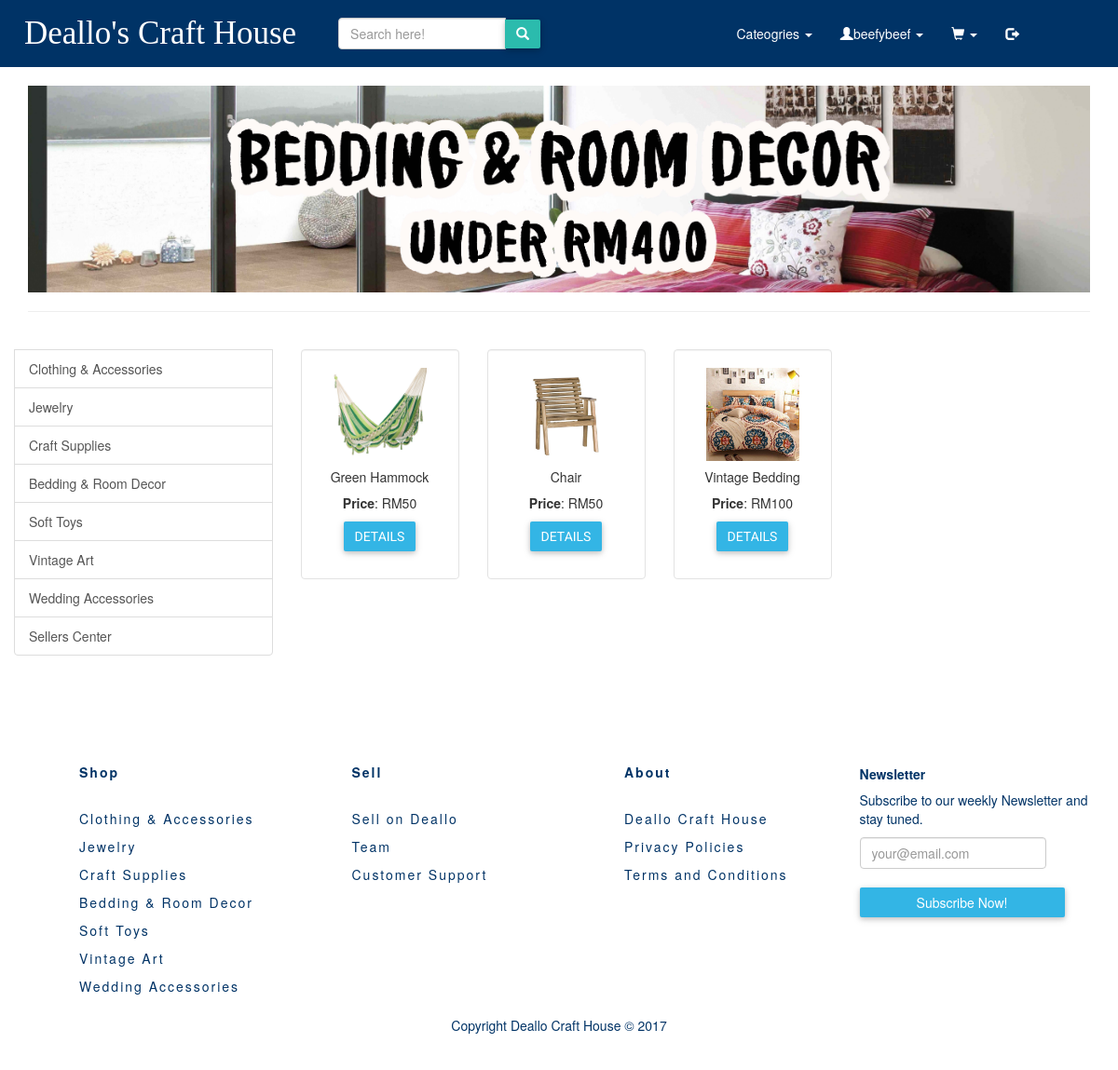
Page /pages/products/bedding.php (signed in) on the committed database.
### tables this page shows
CREATE TABLE `product` (
  `id` int(11) NOT NULL,
  `name` varchar(80) NOT NULL,
  `summary` varchar(255) NOT NULL,
  `price` double NOT NULL,
  `quantity` varchar(10) NOT NULL,
  `image` varchar(100) NOT NULL,
  `product_owner` varchar(255) NOT NULL,
  `category` varchar(255) NOT NULL
);

### pages/products/bedding.php (the view, shortened to what this page needs)
<?php include '../../includes/product_config.php' ?>
<!DOCTYPE html>
<html>
<head>
	<link rel="stylesheet=" href="../styles/bootstrap/bootstrap.css">
    <link rel="stylesheet" href="https://maxcdn.bootstrapcdn.com/bootstrap/3.3.7/css/bootstrap.min.css">
    <link rel="stylesheet" type="text/css" href="../../styles/test.css"/>
    <link rel="stylesheet" type="text/css" href="../../styles/footer.css"/>
    <link rel="stylesheet" type="text/css" href="../../styles/buttons.css"/>
</head>
<body>
<?php include "../../templates/navbar_product_pages.php" ?>
<div class="container">
	<div class="row">
        <div class="col-lg-7 col-md-7 col-sm-12 col-xs-12 coverImage">
            <img src="../../images/cover-art/bedroomCover.jpg" alt="Bedding decor cover art" height="100%" class="img-responsive" width="100%"/>
        </div>
    </div>
	<hr/>
	<div class="row">
		<div class="list-group col-lg-3 col-md-3 col-sm-5 col-xs-6">
    <br>
			<a href="clothingAcc.php" class="list-group-item">Clothing &amp; Accessories</a>
			<a href="jewelry.php" class="list-group-item">Jewelry</a>
			<a href="craftSupplies.php" class="list-group-item">Craft Supplies</a>
			<a href="bedding.php" class="list-group-item">Bedding &amp; Room Decor</a>
			<a href="softToys.php" class="list-group-item">Soft Toys</a>
			<a href="vintage.php" class="list-group-item">Vintage Art</a>
			<a href="wedding.php" class="list-group-item">Wedding Accessories</a>
			<a href="../myProducts.php" class="list-group-item">Sellers Center</a>
		</div>
		<br/>
	<div class="row" id="products" >
     <?php
        $stmt = $dbh->prepare('SELECT * FROM product WHERE category= "Bedding & Room Decor" LIMIT 4 OFFSET 0');
        if ($stmt->execute()) {
            while ($row = $stmt->fetch()) {
        ?>
          <div class="col-md-2">
          <div class="well" style="background-color: white;">
              <img src="../../images/product_images/<?php echo $row['image']; ?>" class="img-responsive mx-auto d-block" width="100px" height="100px" />
              <div class="text-center">
                <h5><?php echo $row['name'] ?></h5>
                <p><strong>Price</strong>: RM<?php echo $row['price'] ?><br/></p>
                <p>
                    <button type="button" class="btn btn-info" data-toggle="modal" data-target="#myModal-<?php echo $row['id'] ?>">Details</button>
                </p>
              </div>
          </div>
          </div>
        <?php
            }
        }
        ?>
        </div>
	</div>
	</div>
</body>
 <?php include "../../templates/footer_products.php" ?>
</html>

### styles/test.css (style rules this page uses)
body { background-color: #FFFFFF; }
a { color: inherit; }
.coverImage { width:100%; }
img { margin: auto; display: block; }

### styles/buttons.css (style rules this page uses)
button { font-family: 'Roboto', sans-serif; text-transform: uppercase; }
.btn { border-radius: 2px; border: 0; transition: .2s ease-out; color: #fff; box-shadow: 0 2px 5px 0 rgba(0, 0, 0, 0.16), 0 2px 10px 0 rgba(0, 0, 0, 0.12); }
.btn-info { background: #33b5e5; }

### rows in the picture
product: image (picture), name "Green Hammock", price "50"
product: image (picture), name "Chair", price "50"
product: image (picture), name "Vintage Bedding", price "100"

### other values in the picture
$_SESSION['username'] "beefybeef"
